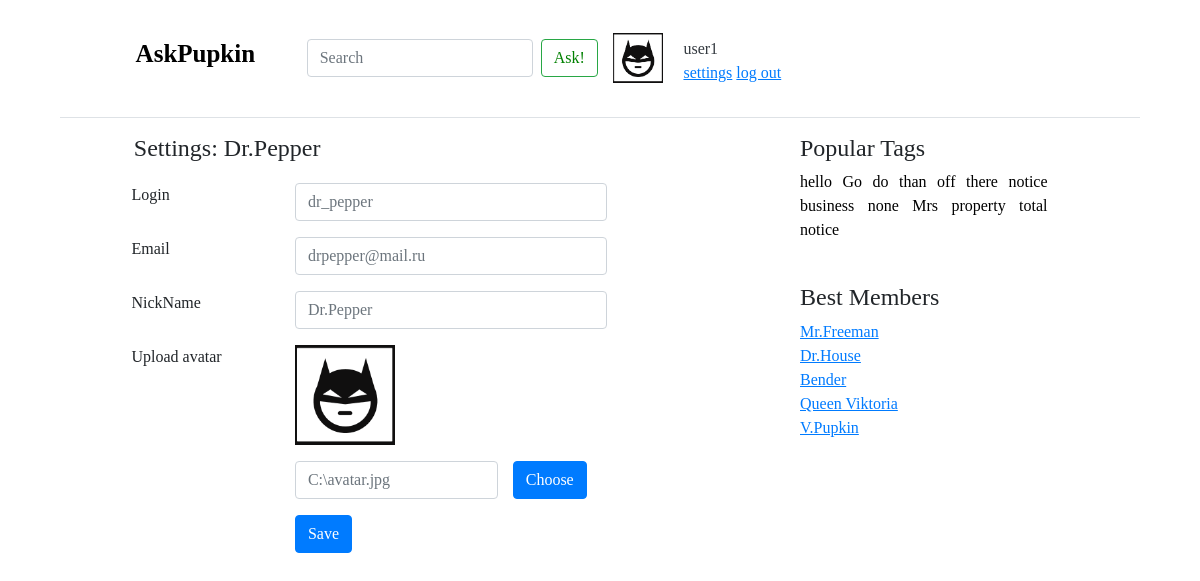
/settings/ (signed in), run on the app's committed database.
### questions/models.py (models this page shows, shortened)
class Tag(models.Model):
    title = models.CharField(max_length=64, verbose_name=u"Название тега")
    rating = models.IntegerField(default=0, verbose_name=u"Рейтинг тега")
    objects = TagManager()

### questions/views.py (the view)
# urls.py: path('settings/', views.settings, name="settings"),
def settings(request):
    all_tags = Tag.objects.get_all_tags()
    return render(request, "questions/settings.html", {"tags": all_tags})

### questions/managers.py (called while the page is built)
    def get_all_tags(self):
        return self.all()

### questions/templates/questions/settings.html
{% extends 'base.html' %}
{% load static %}
{% block content %}
<h4>Settings: Dr.Pepper</h4>
<div class="row padding_2_p login_top">
    <div class="left_col_reg col-md-3">
        <label for="login">Login</label>
    </div>
    <div class="col-md-6 mb-3 left_col_reg" >
        <input type="text" class="form-control" id="login" placeholder="dr_pepper" value="" required="">
    </div>
</div>
 <div class="row padding_2_p">
    <div class="left_col_reg col-md-3">
        <label for="email">Email</label>
    </div>
    <div class="col-md-6 mb-3 left_col_reg" >
        <input type="text" class="form-control" id="email" placeholder="drpepper@mail.ru" value="" required="">
    </div>
</div>
<div class="row padding_2_p">
    <div class="left_col_reg col-md-3">
        <label for="nickname">NickName</label>
    </div>
    <div class="col-md-6 mb-3 left_col_reg" >
        <input type="text" class="form-control" id="nickname" placeholder="Dr.Pepper" value="" required="">
    </div>
</div>
<div class="row padding_2_p">
    <div class="left_col_reg col-md-3">
        <label for="uploadavatar">Upload avatar</label>
    </div>
    <div class="col-md-4 mb-3 left_col_reg" >
        <img src="{% static 'image/avatar.png' %}" class="img_width"></img>
    </div>
</div>
<div class="row padding_2_p">
    <div class="left_col_reg col-md-3">
    </div>
    <div class="col-md-4 mb-3 left_col_reg" >
        <input type="text" class="form-control" id="uploadavatar" placeholder="C:\avatar.jpg" value="" required="">
    </div>
    <button type="submit" class="button_height btn btn-primary">Choose</button>
</div>
<div class="row padding_2_p">
    <div class="left_col_reg col-md-3">
    </div>
    <div class="col-md-4 mb-3 left_col_reg" >
        <button type="submit" class=" btn btn-primary"><a class="button_w" href="{% url 'index' %}">Save</a></button>
    </div>
</div>
{% endblock %}

### questions/templates/base.html (shortened to what this page needs)
{% load static %}
<!doctype html>
<html lang="en">
  <head>
      <link rel="stylesheet" type="text/css" href="{% static 'css/bootstrap/css/bootstrap.min.css' %}">
      <link rel="stylesheet" type="text/css" href="{% static 'css/c_base.css' %}">
  </head>
  <body>
   <div class="c margin_b">
<div class="d-flex flex-column flex-md-row align-items-center p-3 px-md-4 mb-3 bg-white border-bottom box-shadow">
    <h5 class="nav_padding_left site_header"><a class="des" href="{% url 'index' %}">AskPupkin</a></h5>
    <form class="nav_padding_left form-inline mt-2 mt-md-0">
        <input class="form-control mr-sm-2" type="text" placeholder="Search" aria-label="Search">
    </form>
    <button class="btn btn-outline-success my-2 my-sm-0" type="submit"><a class="button_d_g" href="{% url 'ask' %}">Ask!</a></button>
    {% if user.is_authenticated %}
    <img src="{% static 'image/avatar.png' %}" class="img_nav"></img>
    <div class="padding_nav col-sm-3 col-sm-offset-1 blog-sidebar">
        <div class="align_left_nav sidebar-module sidebar-module-inset">
            <span class="text-dark" >{{user.username}}</span>
            <p><a href="{% url 'settings' %}">settings</a>
                <a href="{% url 'logout' %}?сontinue={{ request.path|urlencode }}">log out</a>
            </p>
        </div>
    </div>
    {% endif %}
</div>
    <div class="row">
        <div class="padding_8_p col-sm-8 blog-main">
            {% block content %}{% endblock %}
        </div>
        <div class="col-sm-3 col-sm-offset-1 blog-sidebar">
          <div class="justify sidebar-module sidebar-module-inset">
            <h4>Popular Tags</h4>
            <p>
                {% for tag in tags %}
                <a href="/tag/{{ tag.title }}" class="des">{{ tag.title }}</a>
                {% endfor %}
            </p>
          </div>
          <div class="best_members_top ccdsidebar-module">
            <h4>Best Members</h4>
            <ol class="list-unstyled">
              <li><a href="#">Mr.Freeman</a></li>
              <li><a href="#">Dr.House</a></li>
              <li><a href="#">Bender</a></li>
              <li><a href="#">Queen Viktoria</a></li>
              <li><a href="#">V.Pupkin</a></li>
            </ol>
          </div>
        </div>
      </div>
   </div>
  </body>
</html>

### questions/static/css/c_base.css (style rules this page uses)
body { font-family: Comic Sans MS;  }
.site_header { font-weight: bold; font-size:25px; }
img { width: 50px; }
.img_nav { margin-left:15px; }
.img_width { width: 100px; }
.padding_nav { padding-top: 2%; padding-left:2% }
.align_left_nav { text-align:left; }
.c { padding-right: 5%; padding-left: 5%; }
.text-dark { color: #343a40; }
a { text-decoration:underline; }
a.des { color:black; text-decoration: none; }
.nav_padding_left { padding-left:5%; }
.login_top { padding-top:2%; }
.padding_8_p { padding-left:8%; }
.padding_2_p { padding-left:2%; }
.left_col_reg { padding-left:0%; }
.button_height { height:5%; }
.justify { text-align:justify; }
.best_members_top { padding-top:10%; }
a.button_d_g { color:green; text-decoration: none; }
a.button_w { color:white; text-decoration: none; }
.margin_b { margin-bottom:2%; }

### data on the page
Tag: title "hello"
Tag: title "Go"
Tag: title "do"
Tag: title "than"
Tag: title "off"
Tag: title "there"
Tag: title "notice"
Tag: title "business"
Tag: title "none"
Tag: title "Mrs"
Tag: title "property"
Tag: title "total"
Tag: title "notice"

### other printed values
{{ user.username }} "user1"
